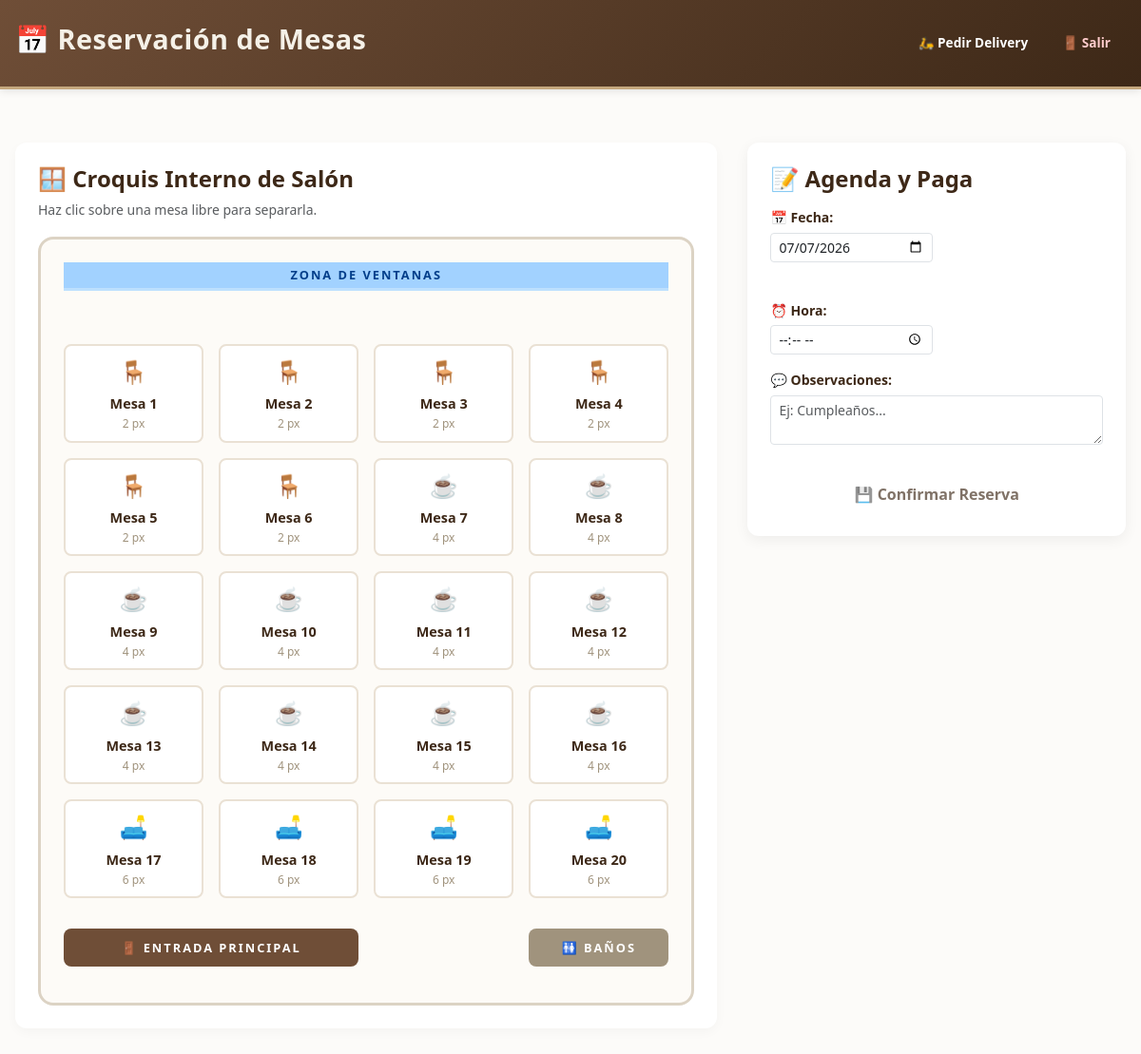
Page /cliente/reservas.php (signed in) on the committed database.
### tables this page shows
CREATE TABLE `mesas` (
  `id_mesa` int(10) UNSIGNED NOT NULL,
  `numero_mesa` int(11) NOT NULL,
  `capacidad` int(11) NOT NULL,
  `estado` enum('disponible','ocupada','mantenimiento') DEFAULT 'disponible'
);

### cliente/reservas.php (the view, shortened to what this page needs)
<?php
try {
    $pdo = getPDO();
    $stmt = $pdo->query('SELECT id_mesa, numero_mesa, capacidad, estado FROM mesas ORDER BY numero_mesa ASC');
    $mesasBD = $stmt->fetchAll();
} catch (PDOException $e) { $mesasBD = []; }
$today = date('Y-m-d');
?>
<!doctype html>
<html lang="es">
<head>
  <link href="https://cdn.jsdelivr.net/npm/bootstrap@5.3.2/dist/css/bootstrap.min.css" rel="stylesheet">
  <link rel="stylesheet" href="../assets/css/style.css">
  <link rel="stylesheet" href="../assets/css/cliente.css">
</head>
<body class="bg-cliente-main">
  <header class="site-header">
    <div class="header-content">
      <h1>📅 Reservación de Mesas</h1>
      <nav class="user-info">
        <a href="catalogo.php" class="btn btn-nav-header">🛵 Pedir Delivery</a>
        <a href="../auth/logout.php" class="btn btn-nav-danger">🚪 Salir</a>
      </nav>
    </div>
  </header>
  <main class="main-container">
    <div class="client-layout">
        <div class="catalog-wrapper">
            <h3 class="h4 fw-bold color-dark">🪟 Croquis Interno de Salón</h3>
            <p class="text-muted small">Haz clic sobre una mesa libre para separarla.</p>
            <div class="minimap-container">
                <div class="map-wall map-windows">Zona de Ventanas</div>
                <?php foreach ($mesasBD as $m):
                    $valueRaw = $m['id_mesa'] . '|' . $m['capacidad'];
                    $icon = ($m['capacidad'] <= 2) ? '🪑' : (($m['capacidad'] <= 4) ? '☕' : '🛋️');
                    $claseOcupada = ($m['estado'] !== 'disponible') ? 'ocupada' : '';
                ?>
                    <div class="minimap-mesa <?php echo $claseOcupada; ?>" data-valor="<?php echo $valueRaw; ?>">
                        <span class="m-icon"><?php echo $icon; ?></span>
                        <div class="m-label">Mesa <?php echo $m['numero_mesa']; ?></div>
                        <div class="m-cap"><?php echo $m['capacidad']; ?> px</div>
                    </div>
                <?php endforeach; ?>
                <div class="map-wall map-entrance">🚪 Entrada Principal</div>
                <div class="map-wall map-bathroom">🚻 Baños</div>
            </div>
        </div>
        <div class="cart-sidebar">
            <h3 class="h4 fw-bold color-dark mb-3">📝 Agenda y Paga</h3>
            <form action="procesar_reserva.php" method="POST" id="reservaForm">
                <div class="row g-2 mb-3">
                    <div class="col-6"><label class="form-label fw-bold mb-1 small">📅 Fecha:</label><input type="date" name="fecha" class="form-control form-control-sm" min="<?php echo $today; ?>" value="<?php echo $today; ?>" required></div>
                    <div class="col-6"><label class="form-label fw-bold mb-1 small">⏰ Hora:</label><input type="time" name="hora" class="form-control form-control-sm" min="08:00" max="21:00" required></div>
                </div>
                <div class="mb-3"><label class="form-label fw-bold mb-1 small">💬 Observaciones:</label><textarea name="observaciones" class="form-control form-control-sm" rows="2" placeholder="Ej: Cumpleaños..."></textarea></div>
                <button type="submit" class="btn btn-cachito-custom w-100 mt-3 py-2" id="btn-guardar-reserva" disabled>💾 Confirmar Reserva</button>
            </form>
        </div>
    </div>
  </main>
</body>
</html>

### assets/css/style.css (style rules this page uses)
:root { --color-primary: #6f4e37; --color-secondary: #a0937d; --color-accent: #c4a77d; --color-light: #f5f1e8; --color-dark: #3d2817; --color-success: #5bb85c; --color-danger: #d63031; --color-warning: #f7b731; --color-info: #4a7ba7; }
* { margin: 0; padding: 0; box-sizing: border-box; }
html { scroll-behavior: smooth; }
body { font-family: 'Segoe UI', Tahoma, Geneva, Verdana, sans-serif; background: linear-gradient(135deg, var(--color-light) 0%, #f9f6f1 100%); color: var(--color-dark); line-height: 1.6; min-height: 100vh; display: flex; flex-direction: column; }
.site-header { background: linear-gradient(135deg, var(--color-primary) 0%, var(--color-dark) 100%); color: var(--color-light); padding: 1.5rem 0; box-shadow: 0 2px 8px rgba(0,0,0,0.1); border-bottom: 3px solid var(--color-accent); }
.site-header h1 { font-size: 1.8rem; font-weight: 700; letter-spacing: 0.5px; }
.header-content { max-width: 1200px; margin: 0 auto; padding: 0 1rem; display: flex; justify-content: space-between; align-items: center; }
.main-container { flex: 1; max-width: 1200px; width: 100%; margin: 0 auto; padding: 2rem 1rem; }
.btn { display: inline-block; padding: 0.75rem 1.5rem; border-radius: 0.5rem; font-weight: 600; cursor: pointer; transition: all 0.3s ease; border: none; text-decoration: none; text-align: center; font-size: 1rem; }
label { display: block; margin-bottom: 0.5rem; font-weight: 600; color: var(--color-dark); }
input, textarea, select { width: 100%; padding: 0.75rem; border: 2px solid var(--color-light); border-radius: 0.5rem; font-size: 1rem; font-family: inherit; transition: all 0.3s ease; }
textarea { resize: vertical; min-height: 100px; }
.row { display: grid; grid-template-columns: repeat(auto-fit, minmax(300px, 1fr)); gap: 2rem; margin-bottom: 2rem; }
.text-muted { color: var(--color-secondary); }
.mt-3 { margin-top: 1.5rem; }
.mb-1 { margin-bottom: 0.5rem; }
.mb-3 { margin-bottom: 1.5rem; }

### assets/css/cliente.css (style rules this page uses)
.bg-cliente-main { background: #fcfbf9; }
.color-dark { color: var(--color-dark, #3d2817); }
.btn-nav-header { border-color: white; color: white; padding: 0.4rem 1rem; font-size: 0.85rem; transition: 0.3s; }
.btn-nav-danger { border-color: #ffcccc; color: #ffcccc; padding: 0.4rem 1rem; font-size: 0.85rem; }
.btn-cachito-custom { background-color: var(--color-primary); color: white; border: none; border-radius: 0.5rem; font-weight: bold; }
.client-layout { display: grid; grid-template-columns: 1.3fr 0.7fr; gap: 2rem; align-items: flex-start; margin-top: 1.5rem; }
.catalog-wrapper { background: white; border-radius: 0.75rem; padding: 1.5rem; box-shadow: 0 4px 12px rgba(0,0,0,0.03); }
.cart-sidebar { background: white; border-radius: 0.75rem; padding: 1.5rem; box-shadow: 0 4px 15px rgba(0,0,0,0.06); position: sticky; top: 1.5rem; }
.minimap-container { display: grid; grid-template-columns: repeat(4, 1fr); grid-auto-rows: minmax(70px, auto); gap: 1rem; background: #fdfbf7; border: 3px solid #dcd3c4; border-radius: 1rem; padding: 1.5rem; position: relative; margin-top: 1rem; }
.map-wall { display: flex; align-items: center; justify-content: center; font-weight: bold; color: white; border-radius: 0.5rem; text-transform: uppercase; font-size: 0.8rem; letter-spacing: 2px; }
.map-windows { grid-column: 1 / -1; height: 30px; background: #a2d2ff; color: #023e8a; border-radius: 0; margin-bottom: 0.5rem; border-bottom: 3px solid #bde0fe; }
.map-entrance { grid-column: 1 / 3; background: #6f4e37; height: 40px; margin-top: 1rem; }
.map-bathroom { grid-column: 4 / 5; background: #a0937d; height: 40px; margin-top: 1rem; }
.minimap-mesa { background: white; border: 2px solid #eae1d4; border-radius: 0.5rem; padding: 0.5rem; text-align: center; cursor: pointer; transition: 0.2s; display: flex; flex-direction: column; justify-content: center; align-items: center; min-height: 80px; }
.minimap-mesa .m-icon { font-size: 1.5rem; margin-bottom: 0.2rem; }
.minimap-mesa .m-label { font-weight: 700; color: #3d2817; font-size: 0.9rem; }
.minimap-mesa .m-cap { font-size: 0.75rem; color: #a0937d; }

### rows in the picture
mesas: capacidad "🪑", numero_mesa "1", capacidad "2"
mesas: capacidad "🪑", numero_mesa "2", capacidad "2"
mesas: capacidad "🪑", numero_mesa "3", capacidad "2"
mesas: capacidad "🪑", numero_mesa "4", capacidad "2"
mesas: capacidad "🪑", numero_mesa "5", capacidad "2"
mesas: capacidad "🪑", numero_mesa "6", capacidad "2"
mesas: capacidad "☕", numero_mesa "7", capacidad "4"
mesas: capacidad "☕", numero_mesa "8", capacidad "4"
mesas: capacidad "☕", numero_mesa "9", capacidad "4"
mesas: capacidad "☕", numero_mesa "10", capacidad "4"
mesas: capacidad "☕", numero_mesa "11", capacidad "4"
mesas: capacidad "☕", numero_mesa "12", capacidad "4"
mesas: capacidad "☕", numero_mesa "13", capacidad "4"
mesas: capacidad "☕", numero_mesa "14", capacidad "4"
mesas: capacidad "☕", numero_mesa "15", capacidad "4"
mesas: capacidad "☕", numero_mesa "16", capacidad "4"
mesas: capacidad "🛋️", numero_mesa "17", capacidad "6"
mesas: capacidad "🛋️", numero_mesa "18", capacidad "6"
mesas: capacidad "🛋️", numero_mesa "19", capacidad "6"
mesas: capacidad "🛋️", numero_mesa "20", capacidad "6"
